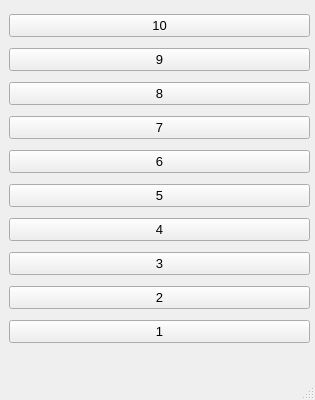
<?xml version="1.0" encoding="UTF-8"?>
<ui version="4.0">
 <class>MainWindow</class>
 <widget class="QMainWindow" name="MainWindow">
  <property name="geometry">
   <rect>
    <x>0</x>
    <y>0</y>
    <width>315</width>
    <height>400</height>
   </rect>
  </property>
  <property name="windowTitle">
   <string>MainWindow</string>
  </property>
  <widget class="QWidget" name="centralwidget">
   <widget class="QWidget" name="verticalLayoutWidget">
    <property name="geometry">
     <rect>
      <x>9</x>
      <y>9</y>
      <width>301</width>
      <height>341</height>
     </rect>
    </property>
    <layout class="QVBoxLayout" name="verticalLayout">
     <item>
      <widget class="QPushButton" name="floor_10">
       <property name="font">
        <font>
         <pointsize>10</pointsize>
        </font>
       </property>
       <property name="text">
        <string>10</string>
       </property>
      </widget>
     </item>
     <item>
      <widget class="QPushButton" name="floor_09">
       <property name="font">
        <font>
         <pointsize>10</pointsize>
        </font>
       </property>
       <property name="text">
        <string>9</string>
       </property>
      </widget>
     </item>
     <item>
      <widget class="QPushButton" name="floor_08">
       <property name="font">
        <font>
         <pointsize>10</pointsize>
        </font>
       </property>
       <property name="text">
        <string>8</string>
       </property>
      </widget>
     </item>
     <item>
      <widget class="QPushButton" name="floor_07">
       <property name="font">
        <font>
         <pointsize>10</pointsize>
        </font>
       </property>
       <property name="text">
        <string>7</string>
       </property>
      </widget>
     </item>
     <item>
      <widget class="QPushButton" name="floor_06">
       <property name="font">
        <font>
         <pointsize>10</pointsize>
        </font>
       </property>
       <property name="text">
        <string>6</string>
       </property>
      </widget>
     </item>
     <item>
      <widget class="QPushButton" name="floor_05">
       <property name="font">
        <font>
         <pointsize>10</pointsize>
        </font>
       </property>
       <property name="text">
        <string>5</string>
       </property>
      </widget>
     </item>
     <item>
      <widget class="QPushButton" name="floor_04">
       <property name="font">
        <font>
         <pointsize>10</pointsize>
        </font>
       </property>
       <property name="text">
        <string>4</string>
       </property>
      </widget>
     </item>
     <item>
      <widget class="QPushButton" name="floor_03">
       <property name="font">
        <font>
         <pointsize>10</pointsize>
        </font>
       </property>
       <property name="text">
        <string>3</string>
       </property>
      </widget>
     </item>
     <item>
      <widget class="QPushButton" name="floor_02">
       <property name="font">
        <font>
         <pointsize>10</pointsize>
        </font>
       </property>
       <property name="text">
        <string>2</string>
       </property>
      </widget>
     </item>
     <item>
      <widget class="QPushButton" name="floor_01">
       <property name="font">
        <font>
         <pointsize>10</pointsize>
        </font>
       </property>
       <property name="text">
        <string>1</string>
       </property>
      </widget>
     </item>
    </layout>
   </widget>
  </widget>
  <widget class="QMenuBar" name="menubar">
   <property name="geometry">
    <rect>
     <x>0</x>
     <y>0</y>
     <width>315</width>
     <height>21</height>
    </rect>
   </property>
  </widget>
  <widget class="QStatusBar" name="statusbar"/>
 </widget>
 <resources/>
 <connections/>
</ui>
